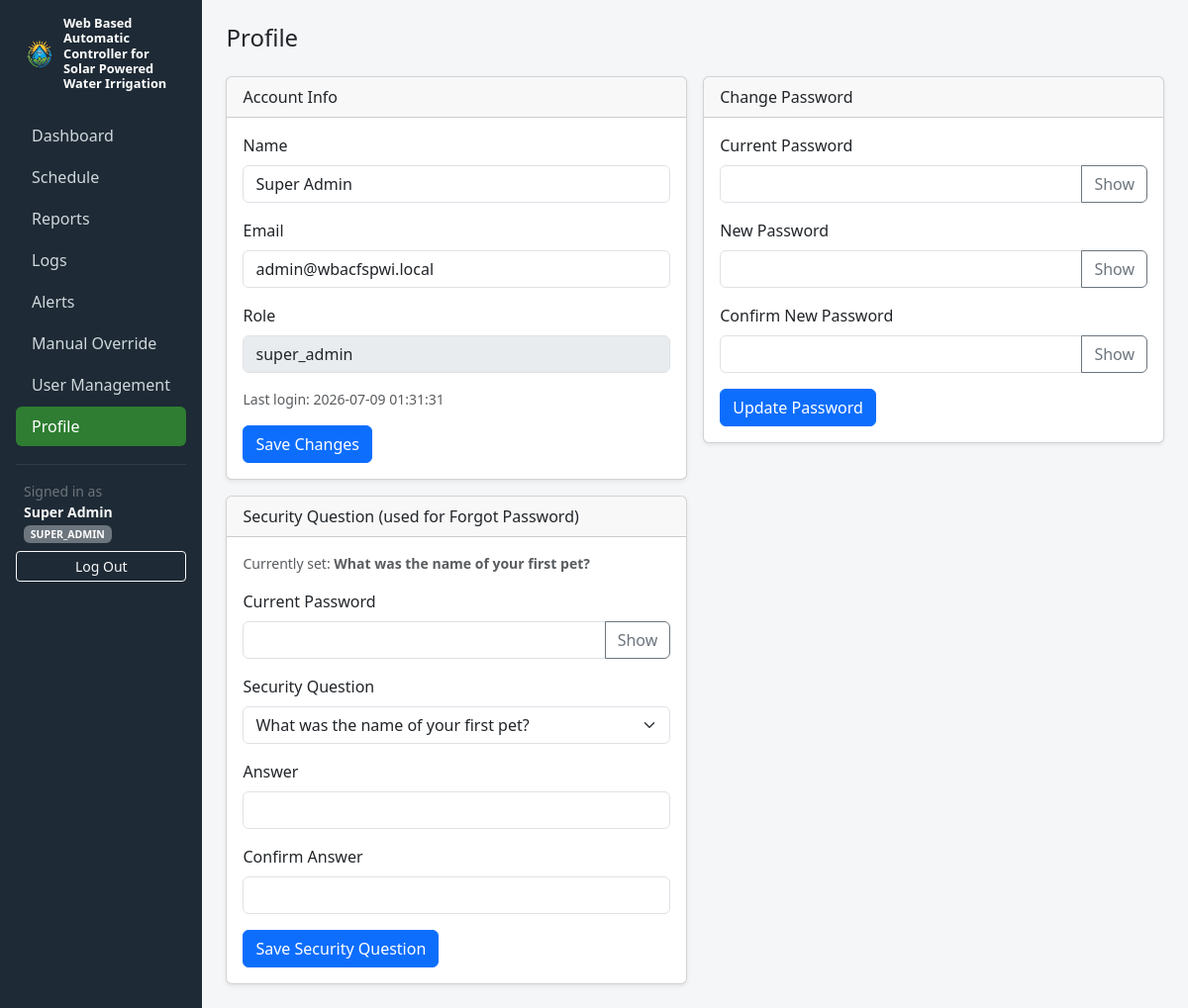
Screenshot of /admin/profile.php (signed in) with the database file from the repository.
### tables this page shows
CREATE TABLE IF NOT EXISTS users (
    id INT AUTO_INCREMENT PRIMARY KEY,
    name VARCHAR(100) NOT NULL,
    email VARCHAR(150) NOT NULL UNIQUE,
    password_hash VARCHAR(255) NOT NULL,
    role ENUM('super_admin', 'admin', 'viewer') NOT NULL DEFAULT 'viewer',
    is_active TINYINT(1) NOT NULL DEFAULT 1,
    security_question VARCHAR(50) NULL,
    security_answer_hash VARCHAR(255) NULL,
    last_login_at DATETIME NULL,
    created_at DATETIME NOT NULL DEFAULT CURRENT_TIMESTAMP
);

### src/helpers/Auth.php (called while the page is built, shortened)
<?php
class Auth
{
    public static function check(): bool
    {
        return isset($_SESSION['user_id']);
    }
    public static function user(): ?array
    {
        return [
            'id' => $_SESSION['user_id'],
            'name' => $_SESSION['user_name'],
            'email' => $_SESSION['user_email'],
            'role' => $_SESSION['user_role'],
        ];
    }
}

### config/database.php (called while the page is built, shortened)
<?php
function getDb(): PDO
{
    static $pdo = null;
    if ($pdo === null) {
        $dsn = 'mysql:host=' . DB_HOST . ';dbname=' . DB_NAME . ';charset=utf8mb4';
        $pdo = new PDO($dsn, DB_USER, DB_PASS, [
            PDO::ATTR_ERRMODE => PDO::ERRMODE_EXCEPTION,
            PDO::ATTR_DEFAULT_FETCH_MODE => PDO::FETCH_ASSOC,
            PDO::ATTR_EMULATE_PREPARES => false,
        ]);
    }
    return $pdo;
}

### src/models/User.php (called while the page is built, shortened)
<?php
class User
{
    public static function findById(int $id): ?array
    {
        $stmt = getDb()->prepare('SELECT * FROM users WHERE id = ? LIMIT 1');
        $stmt->execute([$id]);
        $user = $stmt->fetch();
        return $user ?: null;
    }
}

### config/bootstrap.php (called while the page is built, shortened)
<?php
require_once __DIR__ . '/database.php';
require_once __DIR__ . '/../src/helpers/Auth.php';
spl_autoload_register(function (string $class) {
    $dirs = [
        __DIR__ . '/../src/models/',
        __DIR__ . '/../src/services/',
        __DIR__ . '/../src/controllers/',
    ];
    foreach ($dirs as $dir) {
        $path = $dir . $class . '.php';
        if (file_exists($path)) {
            return;
        }
    }
});

### config/security_questions.php (called while the page is built)
<?php
return [
    'first_pet' => 'What was the name of your first pet?',
    'birth_city' => 'In what city were you born?',
    'mother_maiden' => "What is your mother's maiden name?",
    'childhood_friend' => 'What was the name of your childhood best friend?',
    'favorite_teacher' => 'Who was your favorite teacher?',
];

### public/admin/profile.php (the view, shortened to what this page needs)
<?php
require_once __DIR__ . '/../../config/bootstrap.php';
$user = Auth::user();
$fresh = User::findById((int) $user['id']);
$securityQuestions = require __DIR__ . '/../../config/security_questions.php';
$activePage = 'profile';
include __DIR__ . '/partials/head.php';
include __DIR__ . '/partials/sidebar.php';
?>
<h4 class="mb-4">Profile</h4>
<div class="row g-3">
    <div class="col-md-6">
        <div class="card shadow-sm">
            <div class="card-header">Account Info</div>
            <div class="card-body">
                <form method="post" action="<?= BASE_URL ?>/admin/profile.php">
                    <div class="mb-3">
                        <label class="form-label">Name</label>
                        <input type="text" name="name" class="form-control" required
                               value="<?= htmlspecialchars($fresh['name']) ?>">
                    </div>
                    <div class="mb-3">
                        <label class="form-label">Email</label>
                        <input type="email" name="email" class="form-control" required
                               value="<?= htmlspecialchars($fresh['email']) ?>">
                    </div>
                    <div class="mb-3">
                        <label class="form-label">Role</label>
                        <input type="text" class="form-control" value="<?= htmlspecialchars($fresh['role']) ?>" disabled>
                    </div>
                    <div class="mb-3 text-muted small">
                        Last login: <?= htmlspecialchars($fresh['last_login_at'] ?? 'Never') ?>
                    </div>
                    <button type="submit" class="btn btn-primary">Save Changes</button>
                </form>
            </div>
        </div>
    </div>
    <div class="col-md-6">
        <div class="card shadow-sm">
            <div class="card-header">Change Password</div>
            <div class="card-body">
                <form method="post" action="<?= BASE_URL ?>/admin/profile.php">
                    <div class="mb-3">
                        <label class="form-label">Current Password</label>
                        <input type="password" name="current_password" class="form-control" required>
                    </div>
                    <div class="mb-3">
                        <label class="form-label">New Password</label>
                        <input type="password" name="new_password" class="form-control" required minlength="8">
                    </div>
                    <div class="mb-3">
                        <label class="form-label">Confirm New Password</label>
                        <input type="password" name="confirm_password" class="form-control" required minlength="8">
                    </div>
                    <button type="submit" class="btn btn-primary">Update Password</button>
                </form>
            </div>
        </div>
    </div>
    <div class="col-md-6">
        <div class="card shadow-sm">
            <div class="card-header">Security Question (used for Forgot Password)</div>
            <div class="card-body">
                <div class="text-muted small mb-3">
                    Currently set:
                    <strong><?= htmlspecialchars($securityQuestions[$fresh['security_question']] ?? 'Not set') ?></strong>
                </div>
                <form method="post" action="<?= BASE_URL ?>/admin/profile.php">
                    <div class="mb-3">
                        <label class="form-label">Current Password</label>
                        <input type="password" name="current_password" class="form-control" required>
                    </div>
                    <div class="mb-3">
                        <label class="form-label">Security Question</label>
                        <select name="security_question" class="form-select" required>
                            <?php foreach ($securityQuestions as $key => $label): ?>
                                <option value="<?= $key ?>" <?= $fresh['security_question'] === $key ? 'selected' : '' ?>><?= htmlspecialchars($label) ?></option>
                            <?php endforeach; ?>
                        </select>
                    </div>
                    <div class="mb-3">
                        <label class="form-label">Answer</label>
                        <input type="text" name="security_answer" class="form-control" required>
                    </div>
                    <div class="mb-3">
                        <label class="form-label">Confirm Answer</label>
                        <input type="text" name="security_answer_confirm" class="form-control" required>
                    </div>
                    <button type="submit" class="btn btn-primary">Save Security Question</button>
                </form>
            </div>
        </div>
    </div>
</div>
<?php include __DIR__ . '/partials/footer.php'; ?>

### public/admin/partials/sidebar.php (shortened to what this page needs)
<?php
$activePage = $activePage ?? '';
$user = Auth::user();
$navItems = [
    'dashboard' => ['label' => 'Dashboard', 'href' => '/admin/dashboard.php', 'roles' => ['super_admin', 'admin', 'viewer']],
    'schedule'  => ['label' => 'Schedule', 'href' => '/admin/schedule.php', 'roles' => ['super_admin', 'admin']],
    'reports'   => ['label' => 'Reports', 'href' => '/admin/reports.php', 'roles' => ['super_admin', 'admin', 'viewer']],
    'logs'      => ['label' => 'Logs', 'href' => '/admin/logs.php', 'roles' => ['super_admin', 'admin']],
    'alerts'    => ['label' => 'Alerts', 'href' => '/admin/alerts.php', 'roles' => ['super_admin', 'admin']],
    'override'  => ['label' => 'Manual Override', 'href' => '/admin/override.php', 'roles' => ['super_admin', 'admin']],
    'users'     => ['label' => 'User Management', 'href' => '/admin/users.php', 'roles' => ['super_admin']],
    'profile'   => ['label' => 'Profile', 'href' => '/admin/profile.php', 'roles' => ['super_admin', 'admin', 'viewer']],
];
?>
<nav class="sidebar p-3" id="sidebar" style="width: 240px;">
    <div class="brand mb-4 px-2 d-flex align-items-center gap-2">
        <img src="<?= BASE_URL ?>/assets/img/logo.png" alt="Logo" class="brand-logo flex-shrink-0">
        <span>Web Based Automatic Controller for Solar Powered Water Irrigation</span>
    </div>
    <ul class="nav nav-pills flex-column mb-auto">
        <?php foreach ($navItems as $key => $item): ?>
            <li class="nav-item">
                <a href="<?= BASE_URL . $item['href'] ?>" class="nav-link <?= $activePage === $key ? 'active' : '' ?>">
                    <?= htmlspecialchars($item['label']) ?>
                </a>
            </li>
        <?php endforeach; ?>
    </ul>
    <hr class="text-secondary">
    <div class="px-2 small text-secondary mb-2">
        Signed in as<br>
        <strong class="text-light"><?= htmlspecialchars($user['name']) ?></strong>
        <span class="badge bg-secondary text-uppercase"><?= htmlspecialchars($user['role']) ?></span>
    </div>
    <a href="<?= BASE_URL ?>/logout.php" class="btn btn-sm btn-outline-light w-100">Log Out</a>
</nav>
<main class="flex-grow-1 p-4">

### public/assets/css/app.css (style rules this page uses)
body { background-color: #f4f6f8; }
.sidebar { min-height: 100vh; background-color: #1e2a35; color: #cfd8dc; }
.sidebar .nav-link { color: #cfd8dc; border-radius: 6px; margin-bottom: 2px; }
.sidebar .nav-link.active { background-color: #2e7d32; color: #fff; }
.sidebar .brand { color: #fff; font-weight: 600; font-size: 0.8rem; line-height: 1.2; }
.brand-logo { height: 32px; width: 32px; object-fit: contain; }

### rows the page displays
users: name "Super Admin", role "SUPER_ADMIN", email "admin@wbacfspwi.local", role "super_admin", last_login_at "2026-07-09 01:31:31", security_question "What was the name of your first pet?"

### other values shown
$item['label'] "Dashboard"
$item['label'] "Schedule"
$item['label'] "Reports"
$item['label'] "Logs"
$item['label'] "Alerts"
$item['label'] "Manual Override"
$item['label'] "User Management"
$item['label'] "Profile"
